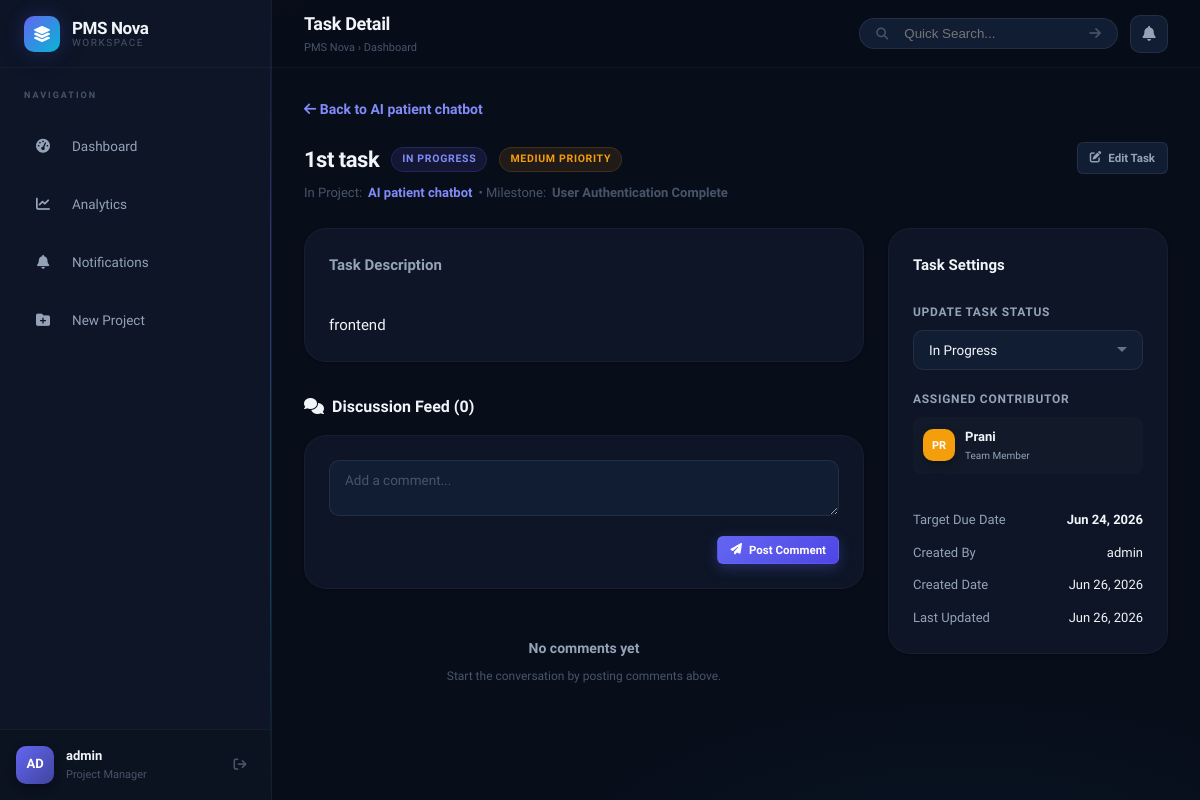
/tasks/1/ (signed in), run on an earlier commit of the app's database.
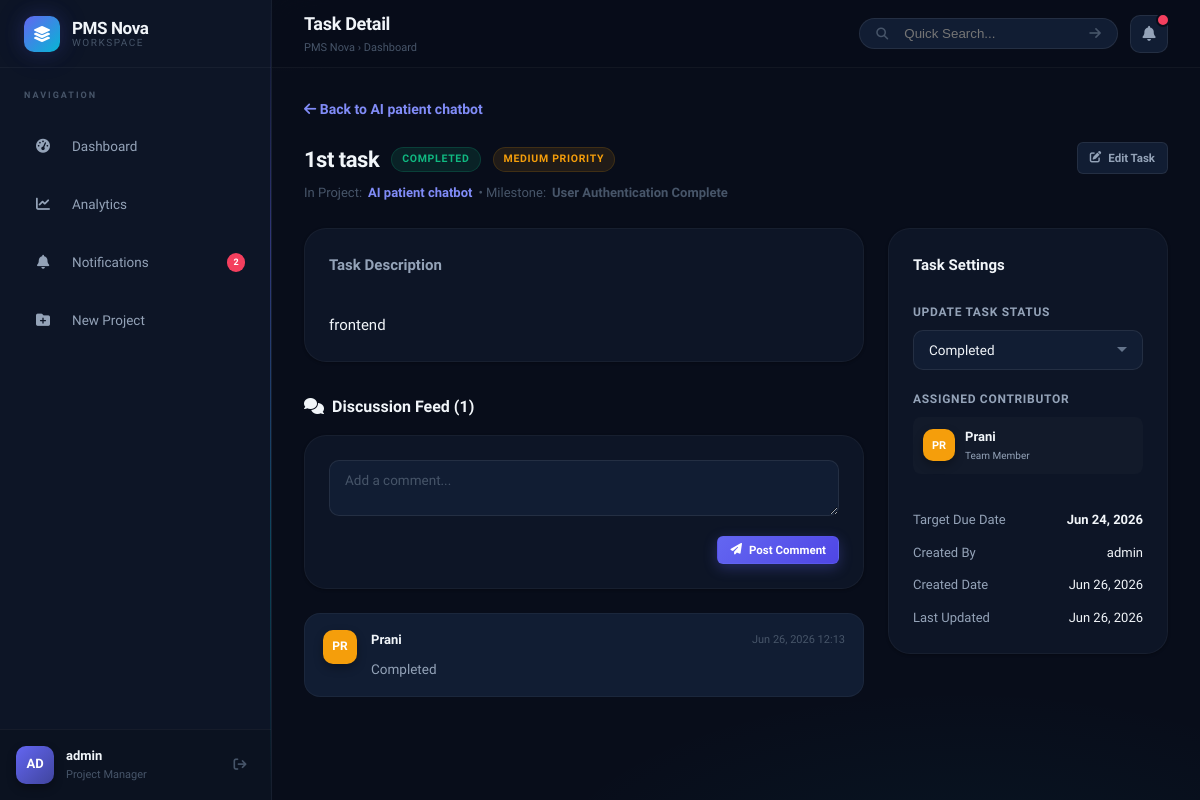
And on a later commit of the database.
### projects/models.py (models this page shows, shortened)
class Task(models.Model):
    STATUS_CHOICES = [
        ('todo', 'To Do'),
        ('in_progress', 'In Progress'),
        ('review', 'Under Review'),
        ('completed', 'Completed'),
    ]
    PRIORITY_CHOICES = [
        ('low', 'Low'),
        ('medium', 'Medium'),
        ('high', 'High'),
        ('critical', 'Critical'),
    ]
    project = models.ForeignKey(Project, on_delete=models.CASCADE, related_name='tasks')
    milestone = models.ForeignKey(Milestone, on_delete=models.SET_NULL, null=True, blank=True, related_name='tasks')
    title = models.CharField(max_length=200)
    description = models.TextField(blank=True)
    status = models.CharField(max_length=15, choices=STATUS_CHOICES, default='todo')
    priority = models.CharField(max_length=10, choices=PRIORITY_CHOICES, default='medium')
    due_date = models.DateField()
    assigned_to = models.ForeignKey(User, on_delete=models.SET_NULL, null=True, blank=True, related_name='assigned_tasks')
    created_by = models.ForeignKey(User, on_delete=models.CASCADE, related_name='created_tasks')
    created_at = models.DateTimeField(auto_now_add=True)
    updated_at = models.DateTimeField(auto_now=True)

class Project(models.Model):
    STATUS_CHOICES = [
        ('planning', 'Planning'),
        ('active', 'Active'),
        ('on_hold', 'On Hold'),
        ('completed', 'Completed'),
    ]
    name = models.CharField(max_length=200)
    description = models.TextField(blank=True)
    start_date = models.DateField()
    end_date = models.DateField()
    status = models.CharField(max_length=15, choices=STATUS_CHOICES, default='planning')
    manager = models.ForeignKey(User, on_delete=models.CASCADE, related_name='managed_projects')
    members = models.ManyToManyField(User, related_name='projects', blank=True)
    created_at = models.DateTimeField(auto_now_add=True)

class Milestone(models.Model):
    project = models.ForeignKey(Project, on_delete=models.CASCADE, related_name='milestones')
    title = models.CharField(max_length=200)
    description = models.TextField(blank=True)
    due_date = models.DateField()
    is_achieved = models.BooleanField(default=False)

class Profile(models.Model):
    ROLE_CHOICES = [
        ('manager', 'Project Manager'),
        ('member', 'Team Member'),
    ]
    user = models.OneToOneField(User, on_delete=models.CASCADE, related_name='profile')
    role = models.CharField(max_length=10, choices=ROLE_CHOICES, default='member')
    avatar_color = models.CharField(max_length=7, default='#3b82f6')  # Tailwind blue-500 default

class Comment(models.Model):
    task = models.ForeignKey(Task, on_delete=models.CASCADE, related_name='comments')
    user = models.ForeignKey(User, on_delete=models.CASCADE, related_name='comments')
    content = models.TextField()
    created_at = models.DateTimeField(auto_now_add=True)

### projects/views.py (the view)
# urls.py: path('tasks/<int:pk>/', views.task_detail, name='task_detail'),
@login_required
def task_detail(request, pk):
    task = get_object_or_404(Task, pk=pk)
    project = task.project
    is_manager = (project.manager == request.user)
    is_member = project.members.filter(id=request.user.id).exists()
    if not (is_manager or is_member):
        messages.error(request, "Permission Denied.")
        return redirect('dashboard')
    comments = task.comments.all().order_by('-created_at')
    comment_form = CommentForm()
    context = {
        'task': task,
        'comments': comments,
        'comment_form': comment_form,
        'is_manager': is_manager,
        'is_assignee': task.assigned_to == request.user,
    }
    return render(request, 'projects/task_detail.html', context)

### projects/forms.py
class CommentForm(forms.ModelForm):
    class Meta:
        model = Comment
        fields = ['content']
        widgets = {
            'content': forms.Textarea(attrs={'placeholder': 'Add a comment...', 'rows': 2, 'class': 'form-input'}),
        }

### projects/templates/projects/task_detail.html (shortened to what the changed rows need)
{% extends 'projects/base.html' %}
{% load static %}
{% block header_title %}Task Detail{% endblock %}
{% block content %}
<div style="margin-bottom: 20px;">
    <a href="{% url 'project_detail' task.project.pk %}" style="font-size: 14px; font-weight: 600;">
        <i class="fa-solid fa-arrow-left"></i> Back to {{ task.project.name }}
    </a>
</div>
<div class="page-header" style="margin-bottom: 24px; align-items: start;">
    <div>
        <div style="display: flex; align-items: center; gap: 12px; flex-wrap: wrap;">
            <h2 class="page-title">{{ task.title }}</h2>
            <span class="badge badge-{{ task.status }}">{{ task.get_status_display }}</span>
            <span class="badge badge-{{ task.priority }}">{{ task.get_priority_display }} Priority</span>
        </div>
        <p class="page-subtitle" style="margin-top: 6px;">
            In Project: <a href="{% url 'project_detail' task.project.pk %}" style="font-weight: 600;">{{ task.project.name }}</a>
            {% if task.milestone %}
            &bull; Milestone: <strong>{{ task.milestone.title }}</strong>
            {% endif %}
        </p>
    </div>
</div>
<div style="display: grid; grid-template-columns: 2fr 1fr; gap: 24px; align-items: start;">
    <div>
        <div class="card">
            <h3 style="font-size: 15px; font-weight: 600; color: var(--text-secondary); margin-bottom: 12px;">Task Description</h3>
            <p style="font-size: 15px; line-height: 1.6; color: var(--text-primary); white-space: pre-line;">
                {{ task.description|default:"No description provided for this task." }}
            </p>
        </div>
        <div class="comments-section">
            <h3 style="font-size: 16px; font-weight: 600; margin-bottom: 16px; display: flex; align-items: center; gap: 8px;">
                <i class="fa-solid fa-comments" style="color: var(--primary);"></i> Discussion Feed ({{ comments.count }})
            </h3>
            <div class="card comment-form-box">
                <form method="POST" action="{% url 'comment_add' task.pk %}">
                </form>
            </div>
            <div class="comment-feed">
                {% if comments %}
                    {% for comment in comments %}
                    <div class="comment-item">
                        <div class="user-avatar" style="background-color: {{ comment.user.profile.avatar_color }}; width: 34px; height: 34px; font-size: 12px; flex-shrink: 0;">
                            {{ comment.user.username|slice:":2" }}
                        </div>
                        <div class="comment-bubble">
                            <div class="comment-meta">
                                <span class="comment-author">{{ comment.user.username }}</span>
                                <span class="comment-date">{{ comment.created_at|date:"M d, Y H:i" }}</span>
                            </div>
                            <p class="comment-text">{{ comment.content }}</p>
                        </div>
                    </div>
                    {% endfor %}
                {% else %}
                    <div class="empty-state" style="padding: 24px;">
                        <p class="empty-state-title" style="font-size: 14px;">No comments yet</p>
                        <p class="empty-state-desc" style="font-size: 12px;">Start the conversation by posting comments above.</p>
                    </div>
                {% endif %}
            </div>
        </div>
    </div>
    <div style="display: flex; flex-direction: column; gap: 24px;">
        <div class="card">
            {% if is_manager or is_assignee %}
            <div class="form-group">
                <label class="form-label">Update Task Status</label>
                <form id="task-status-form" method="POST" action="{% url 'task_status_update' task.pk %}">
                    <select name="status" class="form-input" onchange="this.form.submit()" style="cursor: pointer;">
                        {% for code, label in task.STATUS_CHOICES %}
                        <option value="{{ code }}" {% if task.status == code %}selected{% endif %}>{{ label }}</option>
                        {% endfor %}
                    </select>
                </form>
            </div>
            {% else %}
            <div style="margin-bottom: 16px;">
                <span class="form-label">Task Status</span>
                <span class="badge badge-{{ task.status }}">{{ task.get_status_display }}</span>
            </div>
            {% endif %}
            <div style="margin-top: 20px;">
                {% if task.assigned_to %}
                <div style="display: flex; align-items: center; gap: 10px; background-color: rgba(255,255,255,0.02); padding: 10px; border: 1px solid var(--border-glass); border-radius: 8px;">
                    <div class="user-avatar" style="background-color: {{ task.assigned_to.profile.avatar_color }}; width: 32px; height: 32px; font-size: 11px;">
                        {{ task.assigned_to.username|slice:":2" }}
                    </div>
                    <div>
                        <div style="font-size: 13px; font-weight: 600; color: var(--text-primary);">{{ task.assigned_to.username }}</div>
                        <div style="font-size: 10px; color: var(--text-secondary); text-transform: capitalize;">{{ task.assigned_to.profile.get_role_display }}</div>
                    </div>
                </div>
                {% else %}
                <div style="font-size: 13px; color: var(--text-secondary); font-style: italic;">
                    Unassigned Task
                </div>
                {% endif %}
            </div>
            <div style="margin-top: 20px; border-top: 1px solid var(--border-glass); padding-top: 16px; display: flex; flex-direction: column; gap: 12px; font-size: 13px;">
                <div style="display: flex; justify-content: space-between;">
                    <span style="color: var(--text-secondary);">Target Due Date</span>
                    <strong style="color: {% if task.status != 'completed' %}var(--danger){% else %}var(--success){% endif %};">
                        {{ task.due_date|date:"M d, Y" }}
                    </strong>
                </div>
                <div style="display: flex; justify-content: space-between;">
                    <span style="color: var(--text-secondary);">Created By</span>
                    <span>{{ task.created_by.username }}</span>
                </div>
                <div style="display: flex; justify-content: space-between;">
                    <span style="color: var(--text-secondary);">Created Date</span>
                    <span>{{ task.created_at|date:"M d, Y" }}</span>
                </div>
                <div style="display: flex; justify-content: space-between;">
                    <span style="color: var(--text-secondary);">Last Updated</span>
                    <span>{{ task.updated_at|date:"M d, Y" }}</span>
                </div>
            </div>
        </div>
    </div>
</div>
{% endblock %}

### projects/templates/projects/base.html (shortened to what the changed rows need)
{% load static %}
<!DOCTYPE html>
<html lang="en">
<head>
    <link rel="stylesheet" href="https://cdnjs.cloudflare.com/ajax/libs/font-awesome/6.5.0/css/all.min.css">
    <link rel="stylesheet" href="{% static 'projects/css/style.css' %}">
</head>
<body>
<div class="app-container">
    <aside class="sidebar">
        <ul class="sidebar-menu">
            <li class="sidebar-item {% if request.resolver_match.url_name == 'notifications_list' %}active{% endif %}">
                <a href="{% url 'notifications_list' %}" style="position:relative;">
                    <span class="nav-icon"><i class="fa-solid fa-bell"></i></span>
                    <span>Notifications</span>
                    {% with cnt=request.user.notifications.all.count %}
                    {% if cnt > 0 %}
                    <span style="margin-left:auto; background:var(--color-danger); color:white; font-size:9px; font-weight:800; padding:2px 6px; border-radius:99px; min-width:18px; text-align:center;">{{ cnt }}</span>
                    {% endif %}
                    {% endwith %}
                </a>
            </li>
        </ul>
    </aside>
    <main class="main-content">
        <header class="main-header">
            <div class="header-left">
                <div class="header-title">
                    <h1>{% block header_title %}Overview{% endblock %}</h1>
                </div>
            </div>
            <div class="header-actions">
                <a href="{% url 'notifications_list' %}" class="notification-bell" id="notif-bell-btn">
                    <i class="fa-solid fa-bell"></i>
                    {% if request.user.notifications.all %}
                    <span class="notification-badge" id="unread-count-badge"></span>
                    {% endif %}
                </a>
            </div>
        </header>
        <div class="content-wrapper animate-in">
            {% block content %}{% endblock %}
        </div>
    </main>
</div>
</body>
</html>

What changed in the data, as far as the page shows it:
changed Task "1st task": status "IN PROGRESS" → "COMPLETED"; status "In Progress" → "Completed"
added Comment: user.username "PR", user.username "Prani", created_at "Jun 26, 2026 12:13", content "Completed"
Also different on the page:
{{ cnt }}: (not shown) → "2"
{{ comments.count }}: "0" → "1"
text no longer shown: "No comments yet Start the conversation by posting comments above."
